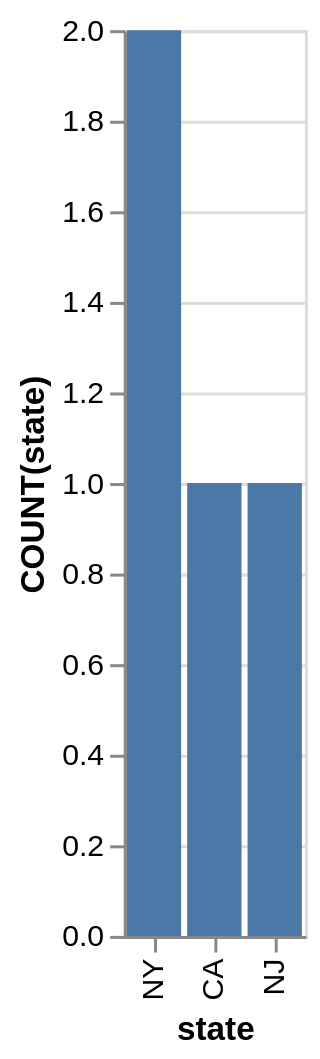

Write the Vega-Lite specification saved for this chart.
### Vega-Lite specification from a JSON file in a GitHub repository (floating-point values rounded to 4 significant figures)
{"data": {"values": [{"x_data": "CA", "y_data": 1}, {"x_data": "NJ\n", "y_data": 1}, {"x_data": "NY", "y_data": 2}]}, "mark": "bar", "encoding": {"x": {"field": "x_data", "type": "nominal", "title": "state", "sort": {"op": "sum", "field": "y_data", "order": "descending"}}, "y": {"field": "y_data", "type": "quantitative", "title": "COUNT(state)"}}}
